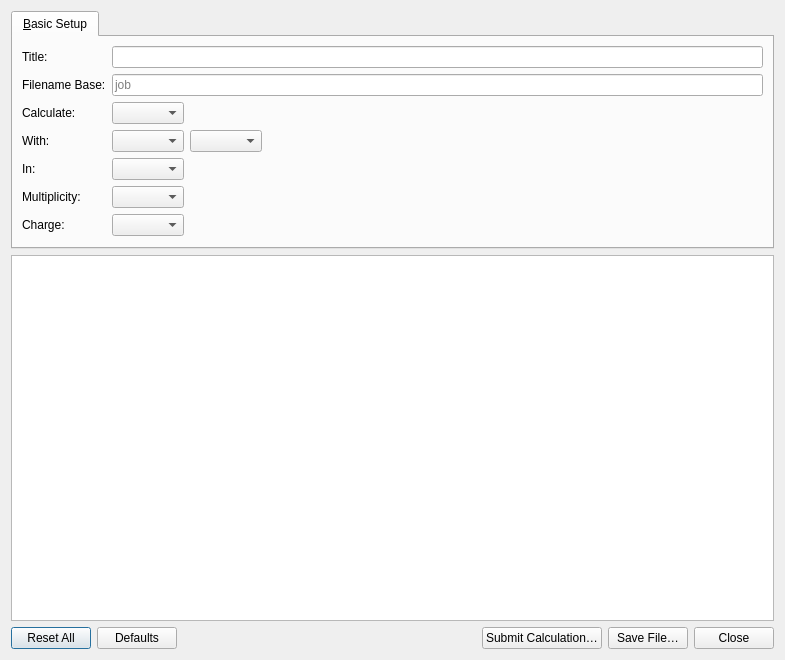
<?xml version="1.0" encoding="UTF-8"?>
<ui version="4.0">
 <class>GamessInputDialog</class>
 <widget class="QDialog" name="GamessInputDialog">
  <property name="geometry">
   <rect>
    <x>0</x>
    <y>0</y>
    <width>785</width>
    <height>660</height>
   </rect>
  </property>
  <property name="windowTitle">
   <string>GAMESS Input</string>
  </property>
  <layout class="QGridLayout">
   <item row="2" column="0">
    <widget class="QTextEdit" name="previewText">
     <property name="sizePolicy">
      <sizepolicy hsizetype="Expanding" vsizetype="Expanding">
       <horstretch>0</horstretch>
       <verstretch>1</verstretch>
      </sizepolicy>
     </property>
    </widget>
   </item>
   <item row="0" column="0">
    <widget class="QTabWidget" name="modeTab">
     <property name="currentIndex">
      <number>0</number>
     </property>
     <widget class="QWidget" name="basicWidget">
      <attribute name="title">
       <string>&amp;Basic Setup</string>
      </attribute>
      <layout class="QGridLayout">
       <item row="6" column="2">
        <layout class="QHBoxLayout" name="horizontalLayout">
         <item>
          <widget class="QComboBox" name="chargeCombo"/>
         </item>
         <item>
          <spacer name="horizontalSpacer">
           <property name="orientation">
            <enum>Qt::Horizontal</enum>
           </property>
           <property name="sizeHint" stdset="0">
            <size>
             <width>40</width>
             <height>20</height>
            </size>
           </property>
          </spacer>
         </item>
        </layout>
       </item>
       <item row="4" column="0">
        <widget class="QLabel" name="label_3">
         <property name="text">
          <string>In:</string>
         </property>
         <property name="alignment">
          <set>Qt::AlignLeading|Qt::AlignLeft|Qt::AlignVCenter</set>
         </property>
         <property name="buddy">
          <cstring>stateCombo</cstring>
         </property>
        </widget>
       </item>
       <item row="5" column="0">
        <widget class="QLabel" name="label_5">
         <property name="text">
          <string>Multiplicity:</string>
         </property>
         <property name="alignment">
          <set>Qt::AlignLeading|Qt::AlignLeft|Qt::AlignVCenter</set>
         </property>
         <property name="buddy">
          <cstring>multiplicityCombo</cstring>
         </property>
        </widget>
       </item>
       <item row="3" column="0">
        <widget class="QLabel" name="label_2">
         <property name="text">
          <string>With:</string>
         </property>
         <property name="alignment">
          <set>Qt::AlignLeading|Qt::AlignLeft|Qt::AlignVCenter</set>
         </property>
         <property name="buddy">
          <cstring>theoryCombo</cstring>
         </property>
        </widget>
       </item>
       <item row="0" column="0">
        <widget class="QLabel" name="label_8">
         <property name="text">
          <string>Title:</string>
         </property>
         <property name="buddy">
          <cstring>titleEdit</cstring>
         </property>
        </widget>
       </item>
       <item row="5" column="2">
        <layout class="QHBoxLayout">
         <item>
          <widget class="QComboBox" name="multiplicityCombo"/>
         </item>
         <item>
          <spacer>
           <property name="orientation">
            <enum>Qt::Horizontal</enum>
           </property>
           <property name="sizeHint" stdset="0">
            <size>
             <width>40</width>
             <height>20</height>
            </size>
           </property>
          </spacer>
         </item>
        </layout>
       </item>
       <item row="2" column="2">
        <layout class="QHBoxLayout">
         <item>
          <widget class="QComboBox" name="calculateCombo"/>
         </item>
         <item>
          <spacer>
           <property name="orientation">
            <enum>Qt::Horizontal</enum>
           </property>
           <property name="sizeHint" stdset="0">
            <size>
             <width>40</width>
             <height>20</height>
            </size>
           </property>
          </spacer>
         </item>
        </layout>
       </item>
       <item row="3" column="2">
        <layout class="QHBoxLayout">
         <item>
          <widget class="QComboBox" name="theoryCombo"/>
         </item>
         <item>
          <widget class="QComboBox" name="basisCombo">
           <property name="accessibleDescription">
            <string notr="true"/>
           </property>
          </widget>
         </item>
         <item>
          <spacer>
           <property name="orientation">
            <enum>Qt::Horizontal</enum>
           </property>
           <property name="sizeHint" stdset="0">
            <size>
             <width>16</width>
             <height>20</height>
            </size>
           </property>
          </spacer>
         </item>
        </layout>
       </item>
       <item row="6" column="0">
        <widget class="QLabel" name="label_6">
         <property name="text">
          <string>Charge:</string>
         </property>
         <property name="buddy">
          <cstring>chargeCombo</cstring>
         </property>
        </widget>
       </item>
       <item row="0" column="2">
        <widget class="QLineEdit" name="titleEdit"/>
       </item>
       <item row="4" column="2">
        <layout class="QHBoxLayout">
         <item>
          <widget class="QComboBox" name="stateCombo"/>
         </item>
         <item>
          <spacer>
           <property name="orientation">
            <enum>Qt::Horizontal</enum>
           </property>
           <property name="sizeHint" stdset="0">
            <size>
             <width>40</width>
             <height>20</height>
            </size>
           </property>
          </spacer>
         </item>
        </layout>
       </item>
       <item row="2" column="0">
        <widget class="QLabel" name="label">
         <property name="text">
          <string>Calculate:</string>
         </property>
         <property name="alignment">
          <set>Qt::AlignLeading|Qt::AlignLeft|Qt::AlignVCenter</set>
         </property>
         <property name="buddy">
          <cstring>calculateCombo</cstring>
         </property>
        </widget>
       </item>
       <item row="7" column="0">
        <spacer>
         <property name="orientation">
          <enum>Qt::Vertical</enum>
         </property>
         <property name="sizeHint" stdset="0">
          <size>
           <width>20</width>
           <height>0</height>
          </size>
         </property>
        </spacer>
       </item>
       <item row="1" column="0">
        <widget class="QLabel" name="label_4">
         <property name="text">
          <string>Filename Base:</string>
         </property>
        </widget>
       </item>
       <item row="1" column="2">
        <widget class="QLineEdit" name="baseNameEdit">
         <property name="text">
          <string/>
         </property>
         <property name="placeholderText">
          <string>job</string>
         </property>
        </widget>
       </item>
      </layout>
     </widget>
    </widget>
   </item>
   <item row="3" column="0">
    <layout class="QHBoxLayout">
     <item>
      <widget class="QPushButton" name="resetAllButton">
       <property name="text">
        <string>Reset All</string>
       </property>
      </widget>
     </item>
     <item>
      <widget class="QPushButton" name="defaultsButton">
       <property name="text">
        <string>Defaults</string>
       </property>
      </widget>
     </item>
     <item>
      <spacer>
       <property name="orientation">
        <enum>Qt::Horizontal</enum>
       </property>
       <property name="sizeType">
        <enum>QSizePolicy::MinimumExpanding</enum>
       </property>
       <property name="sizeHint" stdset="0">
        <size>
         <width>10</width>
         <height>20</height>
        </size>
       </property>
      </spacer>
     </item>
     <item>
      <widget class="QPushButton" name="computeButton">
       <property name="text">
        <string>Submit Calculation…</string>
       </property>
      </widget>
     </item>
     <item>
      <widget class="QPushButton" name="generateButton">
       <property name="text">
        <string>Save File…</string>
       </property>
      </widget>
     </item>
     <item>
      <widget class="QPushButton" name="closeButton">
       <property name="text">
        <string>Close</string>
       </property>
      </widget>
     </item>
    </layout>
   </item>
  </layout>
 </widget>
 <tabstops>
  <tabstop>modeTab</tabstop>
  <tabstop>titleEdit</tabstop>
  <tabstop>calculateCombo</tabstop>
  <tabstop>theoryCombo</tabstop>
  <tabstop>basisCombo</tabstop>
  <tabstop>stateCombo</tabstop>
  <tabstop>multiplicityCombo</tabstop>
  <tabstop>chargeCombo</tabstop>
  <tabstop>previewText</tabstop>
  <tabstop>resetAllButton</tabstop>
  <tabstop>defaultsButton</tabstop>
  <tabstop>generateButton</tabstop>
  <tabstop>closeButton</tabstop>
 </tabstops>
 <resources/>
 <connections/>
</ui>
